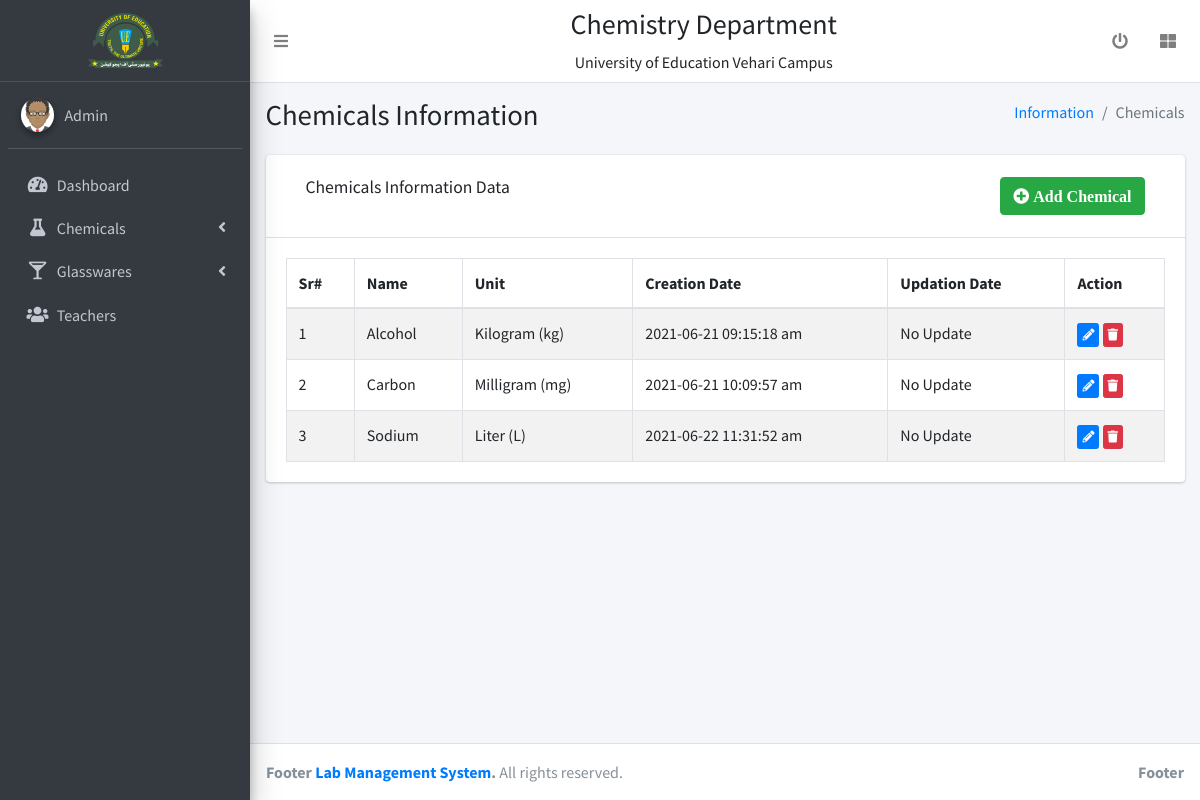
Page /add-chemical.php (signed in) on the committed database.
### tables this page shows
CREATE TABLE `chemicals` (
  `c_id` int(11) NOT NULL,
  `c_name` varchar(11) NOT NULL,
  `c_unit` varchar(255) NOT NULL,
  `CreationDate` varchar(255) NOT NULL,
  `UpdationDate` varchar(255) NOT NULL
);

### add-chemical.php (the view, shortened to what this page needs)
<?php
include 'others/dbconn.php';
 ?>
<?php include 'others/header.php'; ?>
<?php include 'others/sidebar.php'; ?>
  <div class="content-wrapper">
    <section class="content-header">
      <div class="container-fluid">
        <div class="row mb-2">
          <div class="col-sm-6">
            <h1>Chemicals Information</h1>
          </div>
          <div class="col-sm-6">
            <ol class="breadcrumb float-sm-right">
              <li class="breadcrumb-item"><a href="#">Information</a></li>
              <li class="breadcrumb-item active">Chemicals</li>
            </ol>
          </div>
        </div>
      </div>
    </section>
    <section class="content">
      <div class="container-fluid">
        <div class="row">
          <div class="col-12">
            <div class="card">
              <div class="card-header">
                <div class="row" style="padding: 10px 20px;">
                    <div class="col-md-6 col-sm-6 col-6">
                      <h3 class="card-title">Chemicals Information Data</h3>
                    </div>
                    <div class="col-md-6 col-md-6 col-sm-6 col-6" style="text-align: right;">
                      <button type="button" class="btn btn-success " data-toggle="modal" data-target="#add"><i class="fa fa-plus-circle"> Add Chemical</i>
                      </button>
                  </div>
                </div>
              </div>
              <div class="card-body">
                <table id="example1" class="table table-bordered table-striped">
                  <thead>
                  <tr>
                    <th>Sr#</th>
                    <th>Name</th>
                    <th>Unit</th>
                    <th>Creation Date</th>
                    <th>Updation Date</th>
                    <th>Action</th>
                  </tr>
                  </thead>
                  <tbody>
                    <?php
                    $k=0;
                   $sql1 = "SELECT * FROM chemicals";
                    $result1 = $conn->query($sql1);
                   if ($result1->num_rows > 0) {
                     while($row = $result1->fetch_assoc()) {
                    ?>
                  <tr id="<?php echo $row['c_id'];?>">
                    <td><?php echo ++$k; ?></td>
                    <td data-target="cname"><?php echo $row['c_name']; ?></td>
                    <td data-target="cunit"><?php echo $row['c_unit']; ?></td>
                    <td><?php echo $row['CreationDate']; ?></td>
                    <td><?php if ($row['UpdationDate']!='') {
                      echo $row['UpdationDate'];
                    } else {
                      echo "No Update";
                    }
                     ?></td>
                    <td><a class="btn btn-primary btn-xs" data-toggle="modal" data-target="#edit" data-role="edit" data-id="<?php echo $row["c_id"];?>" title="Edit"><i class="fa fa-pencil-alt"></i></a> <a  class="btn btn-danger btn-xs" data-toggle="modal" data-target="#delete" data-role="delete" data-id="<?php echo $row["c_id"];?>" title="Delete" ><i class="fa fa-trash"></i></a>
                    </td>
                  </tr>
                   <?php } } else { ?>
                    <tr>
                      <th colspan="6">No Record Exists!!!!</th>
                    </tr>
                     <?php } ?>
                  </tbody>
                </table>
              </div>
            </div>
          </div>
        </div>
      </div>
    </section>
  </div>
  <?php include 'others/footer.php'; ?>

### rows in the picture
chemicals: c_name "Alcohol", c_unit "Kilogram (kg)", CreationDate "2021-06-21 09:15:18 am", UpdationDate "No Update"
chemicals: c_name "Carbon", c_unit "Milligram (mg)", CreationDate "2021-06-21 10:09:57 am", UpdationDate "No Update"
chemicals: c_name "Sodium", c_unit "Liter (L)", CreationDate "2021-06-22 11:31:52 am", UpdationDate "No Update"
